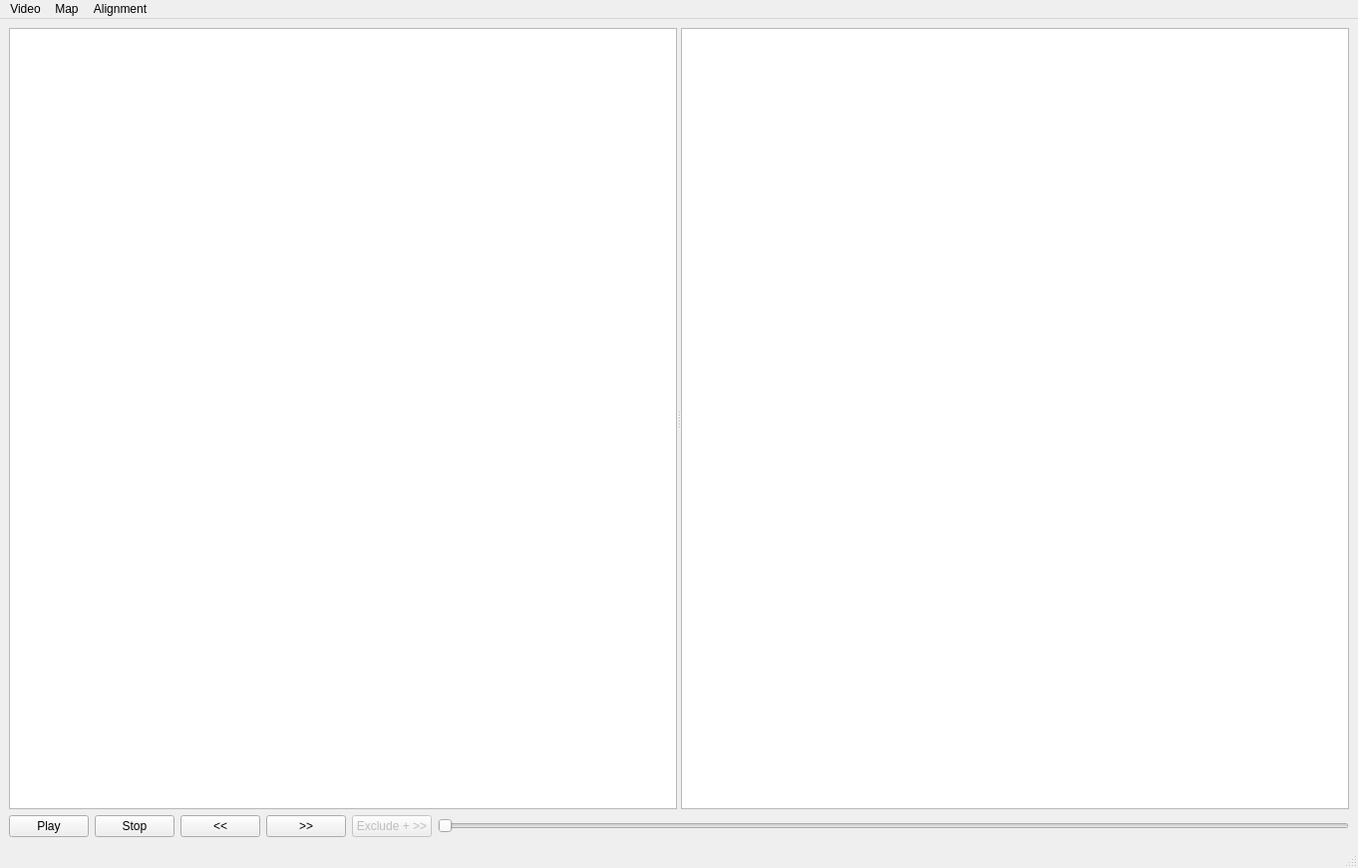
<?xml version="1.0" encoding="UTF-8"?>
<ui version="4.0">
 <class>MainWindow</class>
 <widget class="QMainWindow" name="MainWindow">
  <property name="geometry">
   <rect>
    <x>0</x>
    <y>0</y>
    <width>1362</width>
    <height>871</height>
   </rect>
  </property>
  <property name="windowTitle">
   <string>MainWindow</string>
  </property>
  <widget class="QWidget" name="centralwidget">
   <layout class="QVBoxLayout" name="centralLayout">
    <item>
     <widget class="QSplitter" name="viewSplitter">
      <property name="orientation">
       <enum>Qt::Orientation::Horizontal</enum>
      </property>
      <property name="childrenCollapsible">
       <bool>false</bool>
      </property>
      <widget class="QGraphicsView" name="videoView">
       <property name="minimumSize">
        <size>
         <width>320</width>
         <height>240</height>
        </size>
       </property>
      </widget>
      <widget class="QGraphicsView" name="mapView">
       <property name="minimumSize">
        <size>
         <width>320</width>
         <height>240</height>
        </size>
       </property>
      </widget>
     </widget>
    </item>
    <item>
     <layout class="QHBoxLayout" name="playbackLayout">
      <item>
       <widget class="QPushButton" name="pbPlay">
        <property name="text">
         <string>Play</string>
        </property>
       </widget>
      </item>
      <item>
       <widget class="QPushButton" name="pbStop">
        <property name="text">
         <string>Stop</string>
        </property>
       </widget>
      </item>
      <item>
       <widget class="QPushButton" name="pbBack">
        <property name="text">
         <string>&lt;&lt;</string>
        </property>
       </widget>
      </item>
      <item>
       <widget class="QPushButton" name="pbForward">
        <property name="text">
         <string>&gt;&gt;</string>
        </property>
       </widget>
      </item>
      <item>
       <widget class="QPushButton" name="pbExcludeFrame">
        <property name="enabled">
         <bool>false</bool>
        </property>
        <property name="text">
         <string>Exclude + &gt;&gt;</string>
        </property>
        <property name="toolTip">
         <string>Exclude current frame from measurements and advance</string>
        </property>
       </widget>
      </item>
      <item>
       <widget class="QSlider" name="frameSlider">
        <property name="enabled">
         <bool>false</bool>
        </property>
        <property name="minimumSize">
         <size>
          <width>240</width>
          <height>0</height>
         </size>
        </property>
        <property name="maximum">
         <number>0</number>
        </property>
        <property name="orientation">
         <enum>Qt::Orientation::Horizontal</enum>
        </property>
        <property name="tracking">
         <bool>true</bool>
        </property>
       </widget>
      </item>
     </layout>
    </item>
   </layout>
  </widget>
  <widget class="QMenuBar" name="menubar">
   <property name="geometry">
    <rect>
     <x>0</x>
     <y>0</y>
     <width>1362</width>
     <height>22</height>
    </rect>
   </property>
   <widget class="QMenu" name="menuVideo">
    <property name="title">
     <string>Video</string>
    </property>
    <addaction name="actionLoad_video"/>
    <addaction name="actionLoad_flight"/>
    <addaction name="actionStream_from_Camera"/>
   </widget>
   <widget class="QMenu" name="menuMap">
    <property name="title">
     <string>Map</string>
    </property>
    <addaction name="actionLoad_map"/>
   </widget>
   <widget class="QMenu" name="menuAlignment">
    <property name="title">
     <string>Alignment</string>
    </property>
    <addaction name="actionAuto_align"/>
    <addaction name="actionExport_alignment_report"/>
    <addaction name="separator"/>
    <addaction name="actionSet_points"/>
    <addaction name="actionUndo_point"/>
    <addaction name="actionRemove_selected"/>
    <addaction name="actionClear_points"/>
    <addaction name="separator"/>
    <addaction name="actionCompute_alignment"/>
    <addaction name="actionTrack_points"/>
    <addaction name="actionShow_overlay"/>
    <addaction name="actionExclude_frame"/>
    <addaction name="actionExclude_frame_range"/>
   </widget>
   <addaction name="menuVideo"/>
   <addaction name="menuMap"/>
   <addaction name="menuAlignment"/>
  </widget>
  <widget class="QStatusBar" name="statusbar"/>
  <action name="actionLoad_video">
   <property name="text">
    <string>Load video</string>
   </property>
  </action>
  <action name="actionLoad_flight">
   <property name="text">
    <string>Load flight folder</string>
   </property>
  </action>
  <action name="actionStream_from_Camera">
   <property name="text">
    <string>Stream from Camera</string>
   </property>
  </action>
  <action name="actionLoad_map">
   <property name="text">
    <string>Load map</string>
   </property>
  </action>
  <action name="actionAuto_align">
   <property name="enabled">
    <bool>false</bool>
   </property>
   <property name="text">
    <string>Auto align current frame</string>
   </property>
   <property name="toolTip">
    <string>Experimental SIFT + MAGSAC alignment</string>
   </property>
  </action>
  <action name="actionExport_alignment_report">
   <property name="enabled">
    <bool>false</bool>
   </property>
   <property name="text">
    <string>Export manual + auto report...</string>
   </property>
   <property name="toolTip">
    <string>Run auto alignment if needed and save a diagnostic ZIP</string>
   </property>
  </action>
  <action name="actionSet_points">
   <property name="checkable">
    <bool>true</bool>
   </property>
   <property name="enabled">
    <bool>false</bool>
   </property>
   <property name="text">
    <string>Set corresponding points</string>
   </property>
  </action>
  <action name="actionUndo_point">
   <property name="enabled">
    <bool>false</bool>
   </property>
   <property name="text">
    <string>Undo last point</string>
   </property>
  </action>
  <action name="actionRemove_selected">
   <property name="enabled">
    <bool>false</bool>
   </property>
   <property name="text">
    <string>Remove selected beacon</string>
   </property>
   <property name="shortcut">
    <string>Del</string>
   </property>
  </action>
  <action name="actionClear_points">
   <property name="enabled">
    <bool>false</bool>
   </property>
   <property name="text">
    <string>Clear points</string>
   </property>
  </action>
  <action name="actionCompute_alignment">
   <property name="enabled">
    <bool>false</bool>
   </property>
   <property name="text">
    <string>Compute / confirm alignment</string>
   </property>
   <property name="toolTip">
    <string>Confirm the current frame as a new operator keyframe</string>
   </property>
  </action>
  <action name="actionTrack_points">
   <property name="checkable">
    <bool>true</bool>
   </property>
   <property name="enabled">
    <bool>false</bool>
   </property>
   <property name="text">
    <string>Track beacons across frames</string>
   </property>
   <property name="toolTip">
    <string>Track confirmed manual points on consecutive video frames</string>
   </property>
  </action>

  <action name="actionExclude_frame">
   <property name="enabled">
    <bool>false</bool>
   </property>
   <property name="text">
    <string>Exclude current frame and advance</string>
   </property>
   <property name="toolTip">
    <string>Mark the current frame unusable for measurements and open the next frame</string>
   </property>
   <property name="shortcut">
    <string>Alt+X</string>
   </property>
  </action>
  <action name="actionExclude_frame_range">
   <property name="enabled">
    <bool>false</bool>
   </property>
   <property name="text">
    <string>Exclude frame range...</string>
   </property>
   <property name="toolTip">
    <string>Exclude the current frame through a chosen last frame index</string>
   </property>
   <property name="shortcut">
    <string>Ctrl+Shift+X</string>
   </property>
  </action>

  <action name="actionShow_overlay">
   <property name="checkable">
    <bool>true</bool>
   </property>
   <property name="enabled">
    <bool>false</bool>
   </property>
   <property name="checked">
    <bool>true</bool>
   </property>
   <property name="text">
    <string>Show overlay</string>
   </property>
  </action>
 </widget>
 <resources/>
 <connections/>
</ui>
